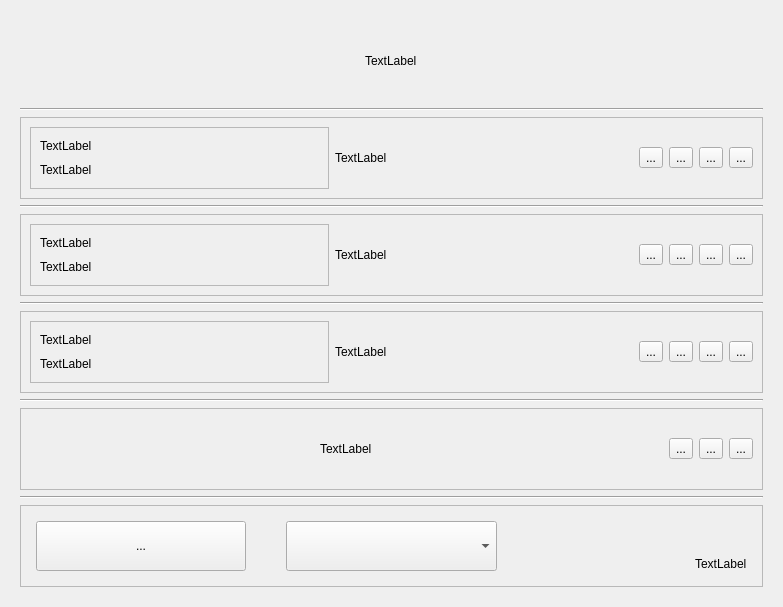
<?xml version="1.0" encoding="UTF-8"?>
<ui version="4.0">
 <class>Form</class>
 <widget class="QWidget" name="Form">
  <property name="geometry">
   <rect>
    <x>0</x>
    <y>0</y>
    <width>783</width>
    <height>607</height>
   </rect>
  </property>
  <property name="windowTitle">
   <string>Form</string>
  </property>
  <layout class="QHBoxLayout" name="horizontalLayout">
   <item>
    <widget class="QWidget" name="widget" native="true">
     <layout class="QVBoxLayout" name="verticalLayout_5">
      <item alignment="Qt::AlignHCenter">
       <widget class="QLabel" name="sentenceLabel">
        <property name="text">
         <string>TextLabel</string>
        </property>
       </widget>
      </item>
      <item>
       <widget class="Line" name="line_5">
        <property name="orientation">
         <enum>Qt::Horizontal</enum>
        </property>
       </widget>
      </item>
      <item>
       <widget class="QFrame" name="frame">
        <property name="frameShape">
         <enum>QFrame::StyledPanel</enum>
        </property>
        <property name="frameShadow">
         <enum>QFrame::Raised</enum>
        </property>
        <layout class="QHBoxLayout" name="horizontalLayout_2">
         <item>
          <widget class="QFrame" name="frame_2">
           <property name="frameShape">
            <enum>QFrame::StyledPanel</enum>
           </property>
           <property name="frameShadow">
            <enum>QFrame::Raised</enum>
           </property>
           <layout class="QVBoxLayout" name="verticalLayout">
            <item>
             <widget class="QLabel" name="goodAgents">
              <property name="text">
               <string>TextLabel</string>
              </property>
             </widget>
            </item>
            <item>
             <widget class="QLabel" name="deletedAgents">
              <property name="text">
               <string>TextLabel</string>
              </property>
             </widget>
            </item>
           </layout>
          </widget>
         </item>
         <item>
          <widget class="QLabel" name="agentsLabel">
           <property name="text">
            <string>TextLabel</string>
           </property>
          </widget>
         </item>
         <item>
          <widget class="QToolButton" name="showAgentsBtn">
           <property name="text">
            <string>...</string>
           </property>
          </widget>
         </item>
         <item>
          <widget class="QToolButton" name="delAgentsBtn">
           <property name="text">
            <string>...</string>
           </property>
          </widget>
         </item>
         <item>
          <widget class="QToolButton" name="editAgentsBtn">
           <property name="text">
            <string>...</string>
           </property>
          </widget>
         </item>
         <item>
          <widget class="QToolButton" name="addAgentsBtn">
           <property name="text">
            <string>...</string>
           </property>
          </widget>
         </item>
        </layout>
       </widget>
      </item>
      <item>
       <widget class="Line" name="line">
        <property name="orientation">
         <enum>Qt::Horizontal</enum>
        </property>
       </widget>
      </item>
      <item>
       <widget class="QFrame" name="frame_3">
        <property name="frameShape">
         <enum>QFrame::StyledPanel</enum>
        </property>
        <property name="frameShadow">
         <enum>QFrame::Raised</enum>
        </property>
        <layout class="QHBoxLayout" name="horizontalLayout_3">
         <item>
          <widget class="QFrame" name="frame_4">
           <property name="frameShape">
            <enum>QFrame::StyledPanel</enum>
           </property>
           <property name="frameShadow">
            <enum>QFrame::Raised</enum>
           </property>
           <layout class="QVBoxLayout" name="verticalLayout_2">
            <item>
             <widget class="QLabel" name="goodProjects">
              <property name="text">
               <string>TextLabel</string>
              </property>
             </widget>
            </item>
            <item>
             <widget class="QLabel" name="deletedProjects">
              <property name="text">
               <string>TextLabel</string>
              </property>
             </widget>
            </item>
           </layout>
          </widget>
         </item>
         <item>
          <widget class="QLabel" name="projectsLabel">
           <property name="text">
            <string>TextLabel</string>
           </property>
          </widget>
         </item>
         <item>
          <widget class="QToolButton" name="showProjectsBtn">
           <property name="text">
            <string>...</string>
           </property>
          </widget>
         </item>
         <item>
          <widget class="QToolButton" name="delProjectsBtn">
           <property name="text">
            <string>...</string>
           </property>
          </widget>
         </item>
         <item>
          <widget class="QToolButton" name="editProjectsBtn">
           <property name="text">
            <string>...</string>
           </property>
          </widget>
         </item>
         <item>
          <widget class="QToolButton" name="addProjectsBtn">
           <property name="text">
            <string>...</string>
           </property>
          </widget>
         </item>
        </layout>
       </widget>
      </item>
      <item>
       <widget class="Line" name="line_2">
        <property name="orientation">
         <enum>Qt::Horizontal</enum>
        </property>
       </widget>
      </item>
      <item>
       <widget class="QFrame" name="frame_5">
        <property name="frameShape">
         <enum>QFrame::StyledPanel</enum>
        </property>
        <property name="frameShadow">
         <enum>QFrame::Raised</enum>
        </property>
        <layout class="QHBoxLayout" name="horizontalLayout_4">
         <item>
          <widget class="QFrame" name="frame_6">
           <property name="frameShape">
            <enum>QFrame::StyledPanel</enum>
           </property>
           <property name="frameShadow">
            <enum>QFrame::Raised</enum>
           </property>
           <layout class="QVBoxLayout" name="verticalLayout_3">
            <item>
             <widget class="QLabel" name="goodSources">
              <property name="text">
               <string>TextLabel</string>
              </property>
             </widget>
            </item>
            <item>
             <widget class="QLabel" name="deletedSources">
              <property name="text">
               <string>TextLabel</string>
              </property>
             </widget>
            </item>
           </layout>
          </widget>
         </item>
         <item>
          <widget class="QLabel" name="sourcesLabel">
           <property name="text">
            <string>TextLabel</string>
           </property>
          </widget>
         </item>
         <item>
          <widget class="QToolButton" name="showSourcesBtn">
           <property name="text">
            <string>...</string>
           </property>
          </widget>
         </item>
         <item>
          <widget class="QToolButton" name="delSourcesBtn">
           <property name="text">
            <string>...</string>
           </property>
          </widget>
         </item>
         <item>
          <widget class="QToolButton" name="editSourcesBtn">
           <property name="text">
            <string>...</string>
           </property>
          </widget>
         </item>
         <item>
          <widget class="QToolButton" name="addSourcesBtn">
           <property name="text">
            <string>...</string>
           </property>
          </widget>
         </item>
        </layout>
       </widget>
      </item>
      <item>
       <widget class="Line" name="line_3">
        <property name="orientation">
         <enum>Qt::Horizontal</enum>
        </property>
       </widget>
      </item>
      <item>
       <widget class="QFrame" name="frame_7">
        <property name="frameShape">
         <enum>QFrame::StyledPanel</enum>
        </property>
        <property name="frameShadow">
         <enum>QFrame::Raised</enum>
        </property>
        <layout class="QHBoxLayout" name="horizontalLayout_5">
         <item alignment="Qt::AlignHCenter">
          <widget class="QLabel" name="dataLabel">
           <property name="text">
            <string>TextLabel</string>
           </property>
          </widget>
         </item>
         <item>
          <widget class="QToolButton" name="showDataBtn">
           <property name="text">
            <string>...</string>
           </property>
          </widget>
         </item>
         <item>
          <widget class="QToolButton" name="delDataBtn">
           <property name="text">
            <string>...</string>
           </property>
          </widget>
         </item>
         <item>
          <widget class="QToolButton" name="addDataBtn">
           <property name="text">
            <string>...</string>
           </property>
          </widget>
         </item>
        </layout>
       </widget>
      </item>
      <item>
       <widget class="Line" name="line_4">
        <property name="orientation">
         <enum>Qt::Horizontal</enum>
        </property>
       </widget>
      </item>
      <item>
       <widget class="QFrame" name="frame_9">
        <property name="frameShape">
         <enum>QFrame::StyledPanel</enum>
        </property>
        <property name="frameShadow">
         <enum>QFrame::Raised</enum>
        </property>
        <layout class="QHBoxLayout" name="horizontalLayout_6" stretch="1,1,1">
         <property name="spacing">
          <number>40</number>
         </property>
         <property name="leftMargin">
          <number>15</number>
         </property>
         <property name="topMargin">
          <number>15</number>
         </property>
         <property name="rightMargin">
          <number>15</number>
         </property>
         <property name="bottomMargin">
          <number>15</number>
         </property>
         <item>
          <widget class="QToolButton" name="exportBtn">
           <property name="sizePolicy">
            <sizepolicy hsizetype="Preferred" vsizetype="Preferred">
             <horstretch>0</horstretch>
             <verstretch>0</verstretch>
            </sizepolicy>
           </property>
           <property name="text">
            <string>...</string>
           </property>
          </widget>
         </item>
         <item>
          <widget class="QComboBox" name="exportbox">
           <property name="sizePolicy">
            <sizepolicy hsizetype="Preferred" vsizetype="Preferred">
             <horstretch>0</horstretch>
             <verstretch>0</verstretch>
            </sizepolicy>
           </property>
          </widget>
         </item>
         <item alignment="Qt::AlignRight|Qt::AlignBottom">
          <widget class="QLabel" name="signture">
           <property name="text">
            <string>TextLabel</string>
           </property>
          </widget>
         </item>
        </layout>
       </widget>
      </item>
     </layout>
    </widget>
   </item>
  </layout>
 </widget>
 <resources/>
 <connections/>
</ui>
